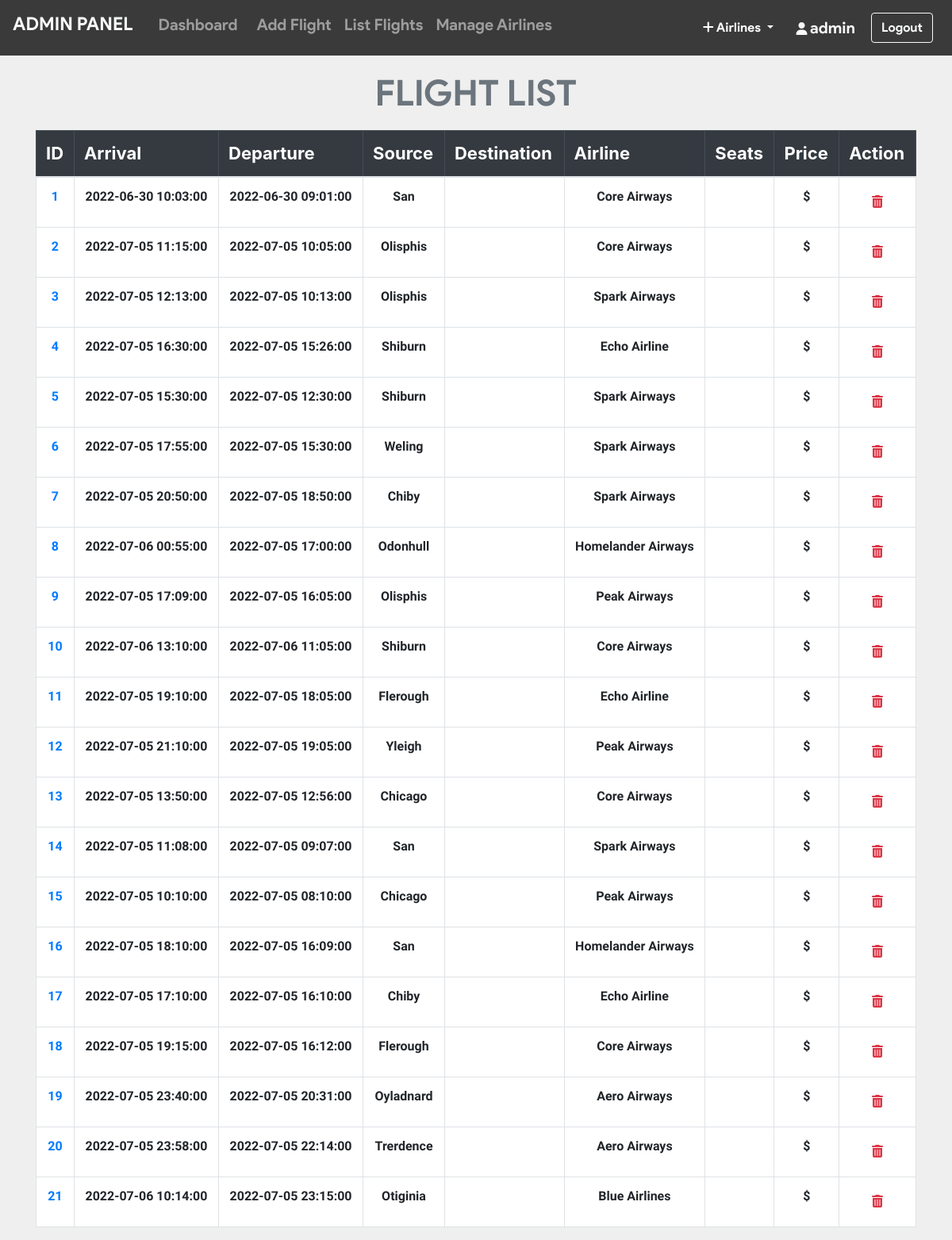
The page /admin/all_flights.php (signed in) on the database its author committed.
### tables this page shows
CREATE TABLE `flight` (
  `flight_id` int(11) NOT NULL,
  `admin_id` int(11) NOT NULL,
  `arrivale` datetime NOT NULL,
  `departure` datetime NOT NULL,
  `Destination` varchar(20) NOT NULL,
  `source` varchar(20) NOT NULL,
  `airline` varchar(20) NOT NULL,
  `Seats` varchar(110) NOT NULL,
  `duration` varchar(20) NOT NULL,
  `Price` int(11) NOT NULL,
  `status` varchar(6) DEFAULT NULL,
  `issue` varchar(50) DEFAULT NULL,
  `last_seat` varchar(5) DEFAULT '',
  `bus_seats` int(11) DEFAULT '20',
  `last_bus_seat` varchar(5) DEFAULT ''
);

### admin/all_flights.php (the view, shortened to what this page needs)
<?php include_once 'header.php'; ?>
<?php include_once 'footer.php';
require '../helpers/init_conn_db.php';?>
    <main>
        <?php if(isset($_SESSION['adminId'])) { ?>
          <div class="container-md mt-2">
            <h1 class="display-4 text-center text-secondary"
              >FLIGHT LIST</h1>
            <table class="table table-bordered">
              <thead class="table-dark">
                <tr>
                  <th scope="col">ID</th>
                  <th scope="col">Arrival</th>
                  <th scope="col">Departure</th>
                  <th scope="col">Source</th>
                  <th scope="col">Destination</th>
                  <th scope="col">Airline</th>
                  <th scope="col">Seats</th>
                  <th scope="col">Price</th>
                  <th scope="col">Action</th>
                </tr>
              </thead>
              <tbody>
                <?php
                $sql = "SELECT * FROM `flight` ORDER BY `flight_id` ASC";
                $result = mysqli_query($conn,$sql);
                while ($row = mysqli_fetch_assoc($result)) {
                  echo "
                  <tr class='text-center'>
                    <td scope='row'>
                      <a href='pass_list.php?flight_id=".$row['flight_id']."'>
                      ".$row['flight_id']." </a> </td>
                    <td>".$row['arrivale']."</td>
                    <td>".$row['departure']."</td>
                    <td>".$row['source']."</td>
                    <td>".$row['destination']."</td>
                    <td>".$row['airline']."</td>
                    <td>".$row['seats']."</td>
                    <td>$ ".$row['price']."</td>
                    <td>
                    <form action='all_flights.php' method='post'>
                      <input name='flight_id' type='hidden' value=".$row['flight_id'].">
                      <button  class='btn' type='submit' name='del_flight'>
                      <i class='text-danger fa fa-trash'></i></button>
                    </form>
                    </td>
                  </tr>
                  ";
                }
                ?>
              </tbody>
            </table>
          </div>
        <?php } ?>
    </main>

### admin/all_flights.php (style rules this page uses)
table { background-color: white; }
h1 { margin-top: 20px; margin-bottom: 20px; font-family: 'product sans'; font-size: 45px !important; font-weight: lighter; }
body { background-color: #efefef; }
th { font-size: 22px; }
td { margin-top: 10px !important; font-size: 16px; font-weight: bold; font-family: 'Assistant', sans-serif !important; }

### rows shown on the page
flight: flight_id "1", arrivale "2022-06-30 10:03:00", departure "2022-06-30 09:01:00", source "San", airline "Core Airways"
flight: flight_id "2", arrivale "2022-07-05 11:15:00", departure "2022-07-05 10:05:00", source "Olisphis", airline "Core Airways"
flight: flight_id "3", arrivale "2022-07-05 12:13:00", departure "2022-07-05 10:13:00", source "Olisphis", airline "Spark Airways"
flight: flight_id "4", arrivale "2022-07-05 16:30:00", departure "2022-07-05 15:26:00", source "Shiburn", airline "Echo Airline"
flight: flight_id "5", arrivale "2022-07-05 15:30:00", departure "2022-07-05 12:30:00", source "Shiburn", airline "Spark Airways"
flight: flight_id "6", arrivale "2022-07-05 17:55:00", departure "2022-07-05 15:30:00", source "Weling", airline "Spark Airways"
flight: flight_id "7", arrivale "2022-07-05 20:50:00", departure "2022-07-05 18:50:00", source "Chiby", airline "Spark Airways"
flight: flight_id "8", arrivale "2022-07-06 00:55:00", departure "2022-07-05 17:00:00", source "Odonhull", airline "Homelander Airways"
flight: flight_id "9", arrivale "2022-07-05 17:09:00", departure "2022-07-05 16:05:00", source "Olisphis", airline "Peak Airways"
flight: flight_id "10", arrivale "2022-07-06 13:10:00", departure "2022-07-06 11:05:00", source "Shiburn", airline "Core Airways"
flight: flight_id "11", arrivale "2022-07-05 19:10:00", departure "2022-07-05 18:05:00", source "Flerough", airline "Echo Airline"
flight: flight_id "12", arrivale "2022-07-05 21:10:00", departure "2022-07-05 19:05:00", source "Yleigh", airline "Peak Airways"
flight: flight_id "13", arrivale "2022-07-05 13:50:00", departure "2022-07-05 12:56:00", source "Chicago", airline "Core Airways"
flight: flight_id "14", arrivale "2022-07-05 11:08:00", departure "2022-07-05 09:07:00", source "San", airline "Spark Airways"
flight: flight_id "15", arrivale "2022-07-05 10:10:00", departure "2022-07-05 08:10:00", source "Chicago", airline "Peak Airways"
flight: flight_id "16", arrivale "2022-07-05 18:10:00", departure "2022-07-05 16:09:00", source "San", airline "Homelander Airways"
flight: flight_id "17", arrivale "2022-07-05 17:10:00", departure "2022-07-05 16:10:00", source "Chiby", airline "Echo Airline"
flight: flight_id "18", arrivale "2022-07-05 19:15:00", departure "2022-07-05 16:12:00", source "Flerough", airline "Core Airways"
flight: flight_id "19", arrivale "2022-07-05 23:40:00", departure "2022-07-05 20:31:00", source "Oyladnard", airline "Aero Airways"
flight: flight_id "20", arrivale "2022-07-05 23:58:00", departure "2022-07-05 22:14:00", source "Trerdence", airline "Aero Airways"
flight: flight_id "21", arrivale "2022-07-06 10:14:00", departure "2022-07-05 23:15:00", source "Otiginia", airline "Blue Airlines"

### other values the page prints
$_SESSION['adminUname'] "admin"
